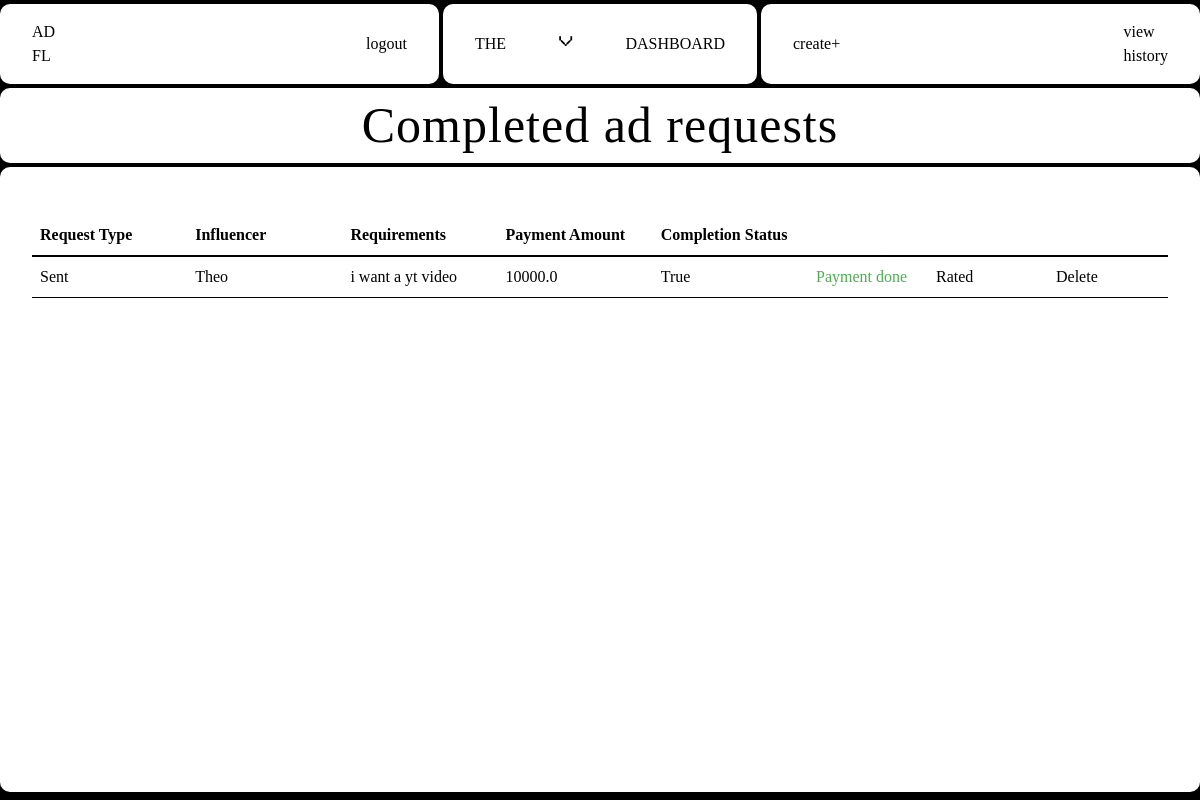
/sponsor/view_completed_ad_requests/5 (signed in), run on an earlier commit of the app's database.
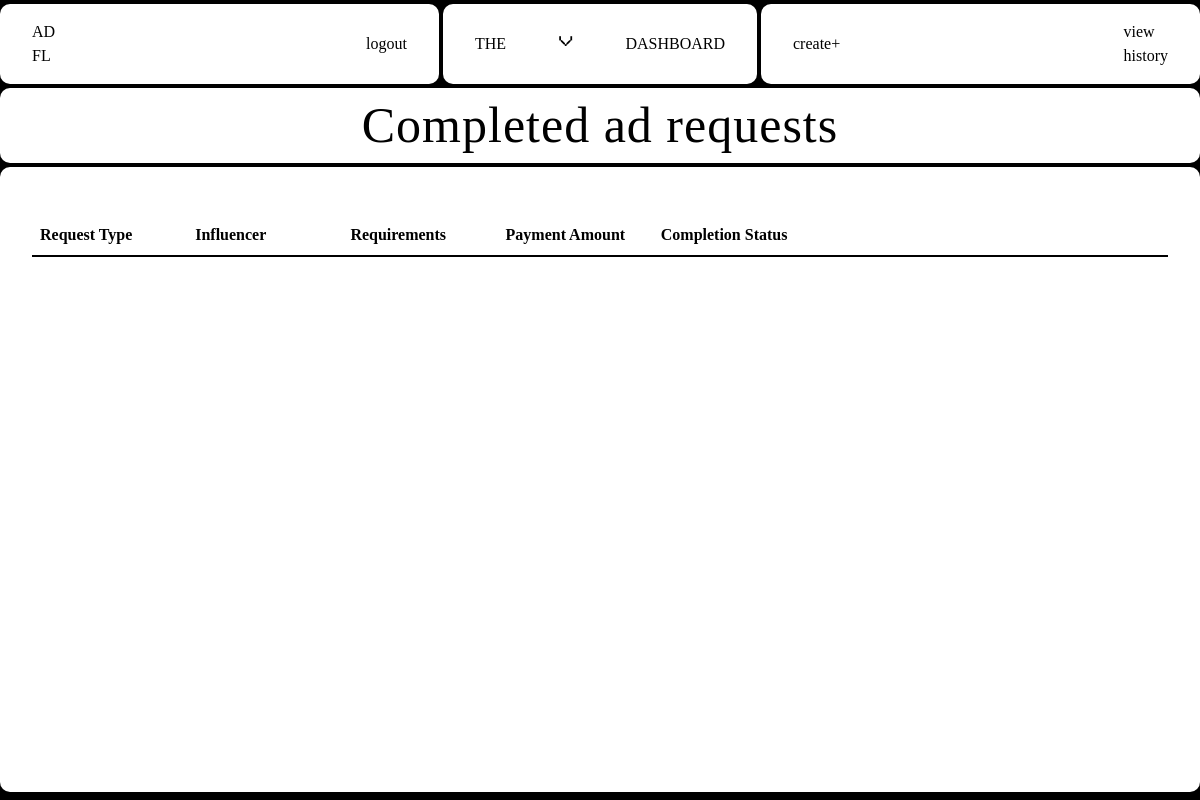
And on a later commit of the database.
### Adfluence/models.py (models this page shows)
class Influencer(db.Model, UserMixin):
    __tablename__ = "influencer"
    id = db.Column(db.Integer, primary_key=True)
    name = db.Column(db.String(150), nullable=False)
    email = db.Column(db.String(150), nullable=False)
    profile_picture = db.Column(db.String(100), nullable=False)
    niche = db.Column(db.String(100), nullable=False)
    reach = db.Column(db.Integer, nullable=False)
    user_id = Column(Integer, ForeignKey("user.id"), nullable=False)
    platform = db.Column(db.String(100), nullable=False)
    bank_account_balance = db.Column(db.Float, default=0.0)
    flagged = db.Column(db.Boolean, default=False)
    transactions = relationship(
        "Transaction", backref="influencer", cascade="all, delete-orphan"
    )
    ratings = relationship("Rating", backref="influencer", cascade="all, delete-orphan")
    bookmarks = relationship(
        "Bookmark", backref="influencer", cascade="all, delete-orphan"
    )
    adrequests = relationship(
        "AdRequest", backref="influencer", cascade="all, delete-orphan"
    )
    campaignrequests = relationship(
        "campaignRequest", backref="influencer", cascade="all, delete-orphan"
    )

class AdRequest(db.Model):
    id = db.Column(db.Integer, primary_key=True)
    campaign_id = db.Column(db.Integer, db.ForeignKey("campaign.id"), nullable=False)
    influencer_id = db.Column(db.Integer, db.ForeignKey("influencer.id"))
    messages = db.Column(db.Text)
    requirements = db.Column(db.Text, nullable=False)
    payment_amount = db.Column(db.Float, nullable=False)
    status = db.Column(db.String(20), nullable=False, default="Pending")
    completed = db.Column(db.Boolean, default=False)
    completion_confirmed = db.Column(db.Boolean, default=False)
    payment_done = db.Column(db.Boolean, default=False)
    rating_done = db.Column(db.Boolean, default=False)

### Adfluence/sponsor.py (the view, shortened to what this page needs)
@sponsor.route("/view_completed_ad_requests/<int:campaign_id>")
@role_required("Sponsor")
@login_required
def view_completed_ad_requests(campaign_id):
    campaign = Campaign.query.get_or_404(campaign_id)
    campaignRequests = campaignRequest.query.filter_by(
        campaign_id=campaign_id, completion_confirmed=True
    ).all()
    campaign_requests_with_details = []
    adrequests = AdRequest.query.filter_by(
        campaign_id=campaign_id, completion_confirmed=True
    ).all()
    sent_requests_with_details = []
    for sent_request in adrequests:
        influencer = Influencer.query.get(sent_request.influencer_id)
        influencer_name = influencer.name
        sent_requests_with_details.append(
            {
                "request": sent_request,
                "influencer_name": influencer_name,
                "request_type": "Sent",
            }
        )
    return render_template(
        "Sponsor/view_completed_ad_requests.html",
        campaign=campaign,
        ad_requests=sent_requests_with_details,
        campaign_requests=campaign_requests_with_details,
    )

### Adfluence/views.py (called while the page is built)
def role_required(role):
    def decorator(f):
        @wraps(f)
        def decorated_function(*args, **kwargs):
            if current_user.role != role:
                abort(403)
            return f(*args, **kwargs)
        return decorated_function
    return decorator

### Adfluence/templates/Sponsor/view_completed_ad_requests.html (shortened to what this page needs)
{% extends "base.html" %} {% block head %}
<link
  rel="stylesheet"
  href="{{ url_for('static', filename='src/sponsor_css/view_campaigns.css') }}"
/>
{% endblock %} {% block content %}
<div class="container">
  <nav>
    <div class="nav-1">
      <a href="{{ url_for('sponsor.dashboard') }}" class="logo view">
        AD <br />
        FL
      </a>
      <a href="{{ url_for('views.logout') }}" class="view">logout</a>
    </div>
    <div class="nav-2">
      <p class="menu-button view">the</p>
      <p class="x">v</p>
      <p class="menu-button view">dashboard</p>
    </div>
    <div class="nav-3">
      <a href="{{ url_for('sponsor.createCampaign') }}" class="view">create+</a>
      <a
        href="{{ url_for('sponsor.payment_history',user_id=current_user.id) }}"
        class="view"
      >
        view <br />
        history
      </a>
    </div>
  </nav>
  <div class="content-wrapper">
    <div class="header">
      <h1>Completed ad requests</h1>
    </div>
    <div class="table-wrapper">
      <table class="first-table">
        <thead>
          <tr>
            <th>Request Type</th>
            <th>Influencer</th>
            <th>Requirements</th>
            <th>Payment Amount</th>
            <th>Completion Status</th>
            <th class="link"></th>
            <th class="link"></th>
            <th class="link"></th>
          </tr>
        </thead>
        <tbody>
          {% for request in ad_requests + campaign_requests %} {% if
          request.request.completion_confirmed==True %}
          <tr>
            <td>{{ request.request_type }}</td>
            <td>{{ request.influencer_name }}</td>
            <td>{{ request.request.requirements }}</td>
            <td>{{ request.request.payment_amount }}</td>
            <td>{{ request.request.completed }}</td>
            <td class="link">
              {% if request.request.payment_done==True %}
              <span class="status-accepted">Payment done </span>{% else %}
              <a
                class="view"
                href="{{url_for('sponsor.make_payment', ad_request_id=request.request.id, request_type=request.request_type)}}"
                >Make Payment</a
              >
              {%endif%}
            </td>
            {% if request.request.payment_done==True %} {% if
            request.request.rating_done == True %}
            <td>Rated</td>
            {% endif %} {% if request.request.rating_done == True %}
            <td class="link danger">
              <form
                action="{{ url_for('sponsor.delete_ad_request', ad_request_id=request.request.id) }}"
                method="post"
              >
                <button
                  type="submit"
                  class="danger"
                  onclick="return confirm('Are you sure you want to delete this ad request?');"
                >
                  Delete
                </button>
              </form>
            </td>
            {%endif%} {% endif %} {% endif %} {% endfor %}
          </tr>
        </tbody>
      </table>
    </div>
  </div>
</div>
{% endblock %}

What changed in the data, as far as the page shows it:
no longer on this page (row edited): Influencer: request_type "Sent", influencer_name "Theo", request.requirements "i want a yt video", request.payment_amount "10000.0", request.completed "True"
